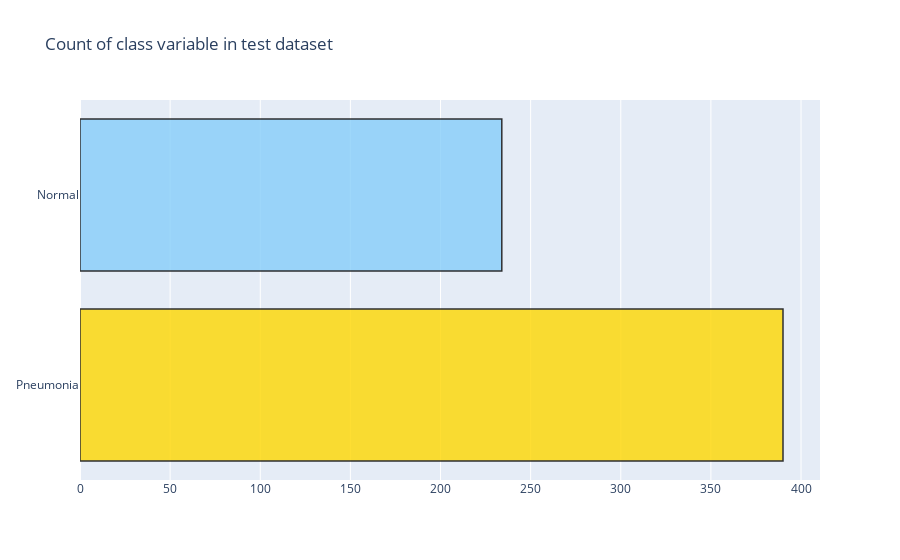

Notebook cell for this chart:
### Code cell
Pneumonia = df_test[(df_test['class'] == 'Pneumonia')]
Normal = df_test[(df_test['class'] == 'Normal')]

trace = go.Bar(x = (len(Pneumonia), len(Normal)), y = ['Pneumonia', 'Normal'], orientation = 'h', opacity = 0.8, marker=dict(
        color=['gold', 'lightskyblue'],
        line=dict(color='#000000',width=1.5)))

layout = dict(title =  'Count of class variable in test dataset')
                    
fig = dict(data = [trace], layout=layout)
py.iplot(fig)

### Figure 1 — Plotly figure (JSON) as saved in the notebook; plotly's stock layout.template omitted (floating-point values rounded to 4 significant figures)
{"data": [{"marker": {"color": ["gold", "lightskyblue"], "line": {"color": "#000000", "width": 1.5}}, "opacity": 0.8, "orientation": "h", "x": [390, 234], "y": ["Pneumonia", "Normal"], "type": "bar"}], "layout": {"title": {"text": "Count of class variable in test dataset"}, "xaxis": {"type": "linear", "range": [0, 410.5], "autorange": true}, "yaxis": {"type": "category", "range": [-0.5, 1.5], "autorange": true}, "autosize": true}}
